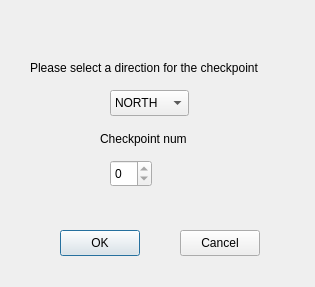
<?xml version="1.0" encoding="UTF-8"?>
<ui version="4.0">
 <class>CheckpointForm</class>
 <widget class="QDialog" name="CheckpointForm">
  <property name="geometry">
   <rect>
    <x>0</x>
    <y>0</y>
    <width>315</width>
    <height>287</height>
   </rect>
  </property>
  <property name="windowTitle">
   <string>Dialog</string>
  </property>
  <widget class="QComboBox" name="comboBox">
   <property name="geometry">
    <rect>
     <x>110</x>
     <y>90</y>
     <width>79</width>
     <height>26</height>
    </rect>
   </property>
   <item>
    <property name="text">
     <string>NORTH</string>
    </property>
   </item>
   <item>
    <property name="text">
     <string>WEST</string>
    </property>
   </item>
   <item>
    <property name="text">
     <string>SOUTH</string>
    </property>
   </item>
   <item>
    <property name="text">
     <string>EAST</string>
    </property>
   </item>
  </widget>
  <widget class="QLabel" name="label">
   <property name="geometry">
    <rect>
     <x>30</x>
     <y>60</y>
     <width>271</width>
     <height>16</height>
    </rect>
   </property>
   <property name="text">
    <string>Please select a direction for the checkpoint</string>
   </property>
  </widget>
  <widget class="QPushButton" name="OkButton">
   <property name="geometry">
    <rect>
     <x>60</x>
     <y>230</y>
     <width>80</width>
     <height>26</height>
    </rect>
   </property>
   <property name="text">
    <string>OK</string>
   </property>
  </widget>
  <widget class="QPushButton" name="CancelButton">
   <property name="geometry">
    <rect>
     <x>180</x>
     <y>230</y>
     <width>80</width>
     <height>26</height>
    </rect>
   </property>
   <property name="text">
    <string>Cancel</string>
   </property>
  </widget>
  <widget class="QLabel" name="label_2">
   <property name="geometry">
    <rect>
     <x>100</x>
     <y>130</y>
     <width>111</width>
     <height>18</height>
    </rect>
   </property>
   <property name="text">
    <string>Checkpoint num</string>
   </property>
  </widget>
  <widget class="QSpinBox" name="spinBox">
   <property name="geometry">
    <rect>
     <x>110</x>
     <y>160</y>
     <width>42</width>
     <height>27</height>
    </rect>
   </property>
   <property name="maximum">
    <number>0</number>
   </property>
  </widget>
 </widget>
 <resources/>
 <connections/>
</ui>
